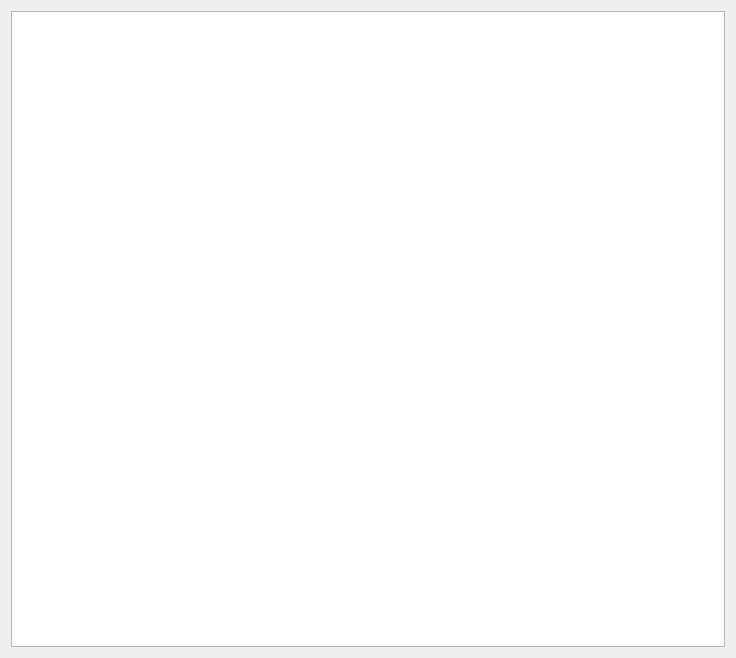
<?xml version="1.0" encoding="UTF-8"?>
<ui version="4.0">
 <class>DebugCommandDialog</class>
 <widget class="QDialog" name="DebugCommandDialog">
  <property name="geometry">
   <rect>
    <x>0</x>
    <y>0</y>
    <width>736</width>
    <height>658</height>
   </rect>
  </property>
  <property name="minimumSize">
   <size>
    <width>600</width>
    <height>600</height>
   </size>
  </property>
  <property name="maximumSize">
   <size>
    <width>1000</width>
    <height>16777215</height>
   </size>
  </property>
  <property name="windowTitle">
   <string>CommandDebug</string>
  </property>
  <layout class="QVBoxLayout" name="verticalLayout">
   <item>
    <widget class="QListWidget" name="listWidget">
     <property name="font">
      <font>
       <pointsize>12</pointsize>
      </font>
     </property>
     <property name="styleSheet">
      <string notr="true">QPushButton{border-radius: 4px;background-color: rgb(50, 157, 253);color: white; margin: 6px}QPushButton:hover{background-color: rgb(29, 148, 255);}QPushButton:pressed{background-color: rgb(10, 139, 255);}QPushButton:disabled{background-color: lightgray;}</string>
     </property>
     <property name="editTriggers">
      <set>QAbstractItemView::NoEditTriggers</set>
     </property>
     <property name="alternatingRowColors">
      <bool>true</bool>
     </property>
     <property name="selectionMode">
      <enum>QAbstractItemView::NoSelection</enum>
     </property>
    </widget>
   </item>
  </layout>
 </widget>
 <resources/>
 <connections/>
</ui>
